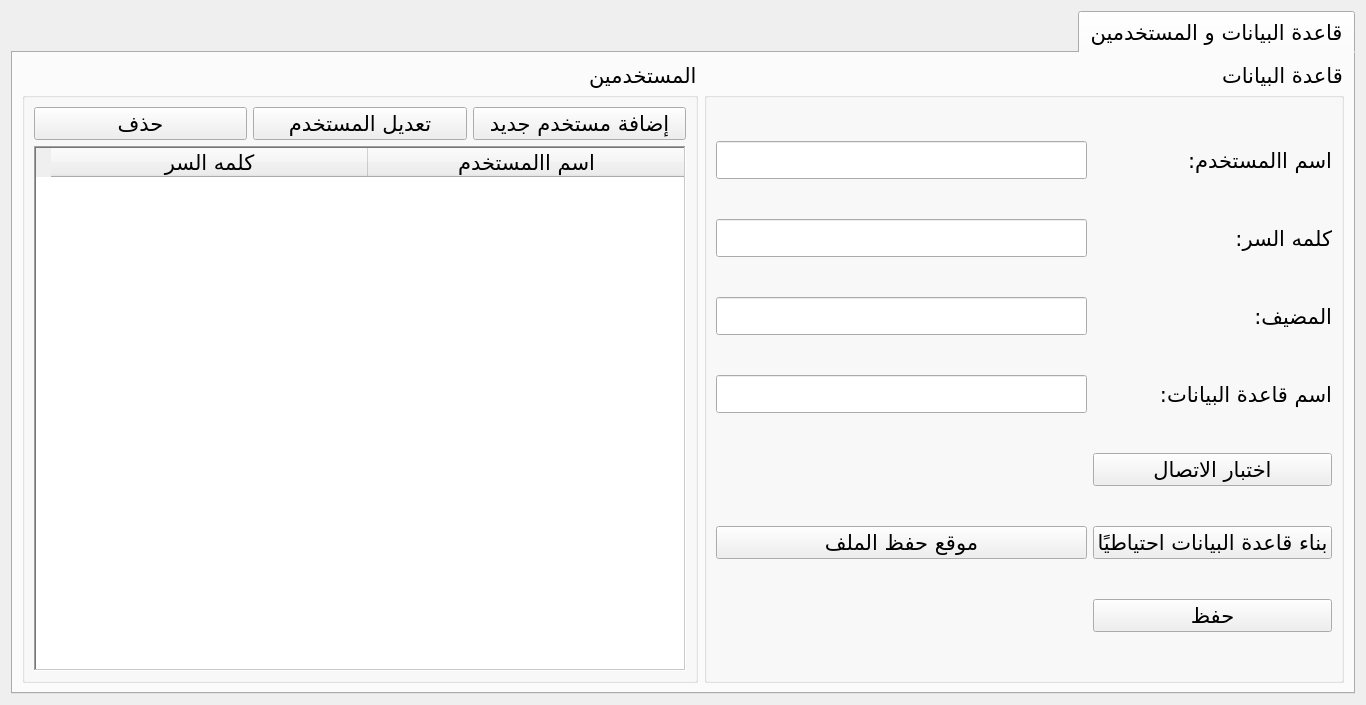
<?xml version="1.0" encoding="UTF-8"?>
<ui version="4.0">
 <class>settings</class>
 <widget class="QWidget" name="settings">
  <property name="geometry">
   <rect>
    <x>0</x>
    <y>0</y>
    <width>1366</width>
    <height>705</height>
   </rect>
  </property>
  <property name="font">
   <font>
    <family>Arabic Typesetting</family>
    <pointsize>16</pointsize>
   </font>
  </property>
  <property name="windowTitle">
   <string>D.P.A-إعدادات</string>
  </property>
  <property name="windowIcon">
   <iconset resource="../qrc_source/source.qrc">
    <normaloff>:/MainIcon/Image/pngtree-beautiful-wheat-glyph-vector-icon-png-image_2003301.jpg</normaloff>:/MainIcon/Image/pngtree-beautiful-wheat-glyph-vector-icon-png-image_2003301.jpg</iconset>
  </property>
  <property name="layoutDirection">
   <enum>Qt::RightToLeft</enum>
  </property>
  <property name="locale">
   <locale language="Arabic" country="Tunisia"/>
  </property>
  <layout class="QGridLayout" name="gridLayout">
   <item row="0" column="1">
    <widget class="QTabWidget" name="tabWidget">
     <property name="layoutDirection">
      <enum>Qt::RightToLeft</enum>
     </property>
     <property name="locale">
      <locale language="Arabic" country="Tunisia"/>
     </property>
     <property name="currentIndex">
      <number>0</number>
     </property>
     <widget class="QWidget" name="dataBase">
      <attribute name="title">
       <string>قاعدة البيانات و المستخدمين</string>
      </attribute>
      <layout class="QGridLayout" name="gridLayout_2">
       <item row="0" column="1">
        <widget class="QGroupBox" name="groupBox_2">
         <property name="title">
          <string>المستخدمين</string>
         </property>
         <layout class="QGridLayout" name="gridLayout_4">
          <item row="0" column="0">
           <layout class="QHBoxLayout" name="horizontalLayout">
            <item>
             <widget class="QPushButton" name="addNewUser">
              <property name="text">
               <string>إضافة مستخدم جديد</string>
              </property>
             </widget>
            </item>
            <item>
             <widget class="QPushButton" name="modifieUser">
              <property name="text">
               <string>تعديل المستخدم</string>
              </property>
             </widget>
            </item>
            <item>
             <widget class="QPushButton" name="delete_2">
              <property name="text">
               <string>حذف</string>
              </property>
             </widget>
            </item>
           </layout>
          </item>
          <item row="1" column="0">
           <widget class="QTableWidget" name="usersTable">
            <property name="font">
             <font>
              <family>Arabic Typesetting</family>
              <pointsize>16</pointsize>
             </font>
            </property>
            <property name="frameShape">
             <enum>QFrame::WinPanel</enum>
            </property>
            <property name="sizeAdjustPolicy">
             <enum>QAbstractScrollArea::AdjustToContents</enum>
            </property>
            <property name="editTriggers">
             <set>QAbstractItemView::NoEditTriggers</set>
            </property>
            <property name="showDropIndicator" stdset="0">
             <bool>false</bool>
            </property>
            <property name="dragDropOverwriteMode">
             <bool>false</bool>
            </property>
            <property name="alternatingRowColors">
             <bool>true</bool>
            </property>
            <property name="selectionMode">
             <enum>QAbstractItemView::SingleSelection</enum>
            </property>
            <property name="selectionBehavior">
             <enum>QAbstractItemView::SelectRows</enum>
            </property>
            <property name="sortingEnabled">
             <bool>true</bool>
            </property>
            <attribute name="horizontalHeaderDefaultSectionSize">
             <number>317</number>
            </attribute>
            <column>
             <property name="text">
              <string>اسم االمستخدم</string>
             </property>
            </column>
            <column>
             <property name="text">
              <string>كلمه السر</string>
             </property>
            </column>
           </widget>
          </item>
         </layout>
        </widget>
       </item>
       <item row="0" column="0">
        <widget class="QGroupBox" name="groupBox">
         <property name="title">
          <string>قاعدة البيانات</string>
         </property>
         <layout class="QGridLayout" name="gridLayout_3">
          <item row="0" column="1">
           <widget class="QLineEdit" name="dbUserName">
            <property name="maxLength">
             <number>50</number>
            </property>
           </widget>
          </item>
          <item row="3" column="0">
           <widget class="QLabel" name="label_4">
            <property name="text">
             <string>اسم قاعدة البيانات:</string>
            </property>
           </widget>
          </item>
          <item row="1" column="0">
           <widget class="QLabel" name="label_2">
            <property name="text">
             <string>كلمه السر:</string>
            </property>
           </widget>
          </item>
          <item row="1" column="1">
           <widget class="QLineEdit" name="dbPassword">
            <property name="maxLength">
             <number>50</number>
            </property>
            <property name="echoMode">
             <enum>QLineEdit::PasswordEchoOnEdit</enum>
            </property>
           </widget>
          </item>
          <item row="2" column="1">
           <widget class="QLineEdit" name="dbHost"/>
          </item>
          <item row="2" column="0">
           <widget class="QLabel" name="label_3">
            <property name="text">
             <string>المضيف:</string>
            </property>
           </widget>
          </item>
          <item row="3" column="1">
           <widget class="QLineEdit" name="tableName"/>
          </item>
          <item row="4" column="0">
           <widget class="QPushButton" name="testConnection">
            <property name="text">
             <string>اختبار الاتصال</string>
            </property>
           </widget>
          </item>
          <item row="0" column="0">
           <widget class="QLabel" name="label">
            <property name="text">
             <string>اسم االمستخدم:</string>
            </property>
           </widget>
          </item>
          <item row="6" column="1">
           <widget class="QPushButton" name="dataBaseBackUpFileLoction">
            <property name="text">
             <string>موقع حفظ الملف</string>
            </property>
           </widget>
          </item>
          <item row="6" column="0">
           <widget class="QPushButton" name="backUpDataBase">
            <property name="text">
             <string>بناء قاعدة البيانات احتياطيًا</string>
            </property>
           </widget>
          </item>
          <item row="7" column="0">
           <widget class="QPushButton" name="saveData">
            <property name="minimumSize">
             <size>
              <width>221</width>
              <height>0</height>
             </size>
            </property>
            <property name="text">
             <string>حفظ</string>
            </property>
           </widget>
          </item>
         </layout>
        </widget>
       </item>
      </layout>
     </widget>
    </widget>
   </item>
  </layout>
 </widget>
 <resources>
  <include location="../qrc_source/source.qrc"/>
 </resources>
 <connections/>
</ui>
